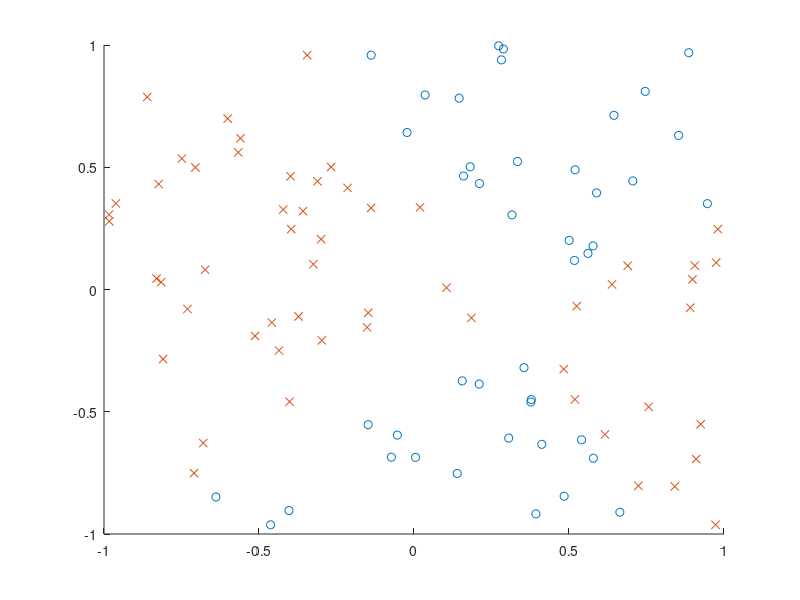

Write the MATLAB code that produced this figure.
d=2;
n=100;
x=2*rand(d,n)-[1;1]*ones(1,n);
l=2*xor((2*x(1,:)+x(2,:))>0.5,(x(1,:)-1.5*x(2,:))>0.5)-1;
figure
hold on
plot(x(1,find(l==1)),x(2,find(l==1)),'o');
plot(x(1,find(l==-1)),x(2,find(l==-1)),'x');
